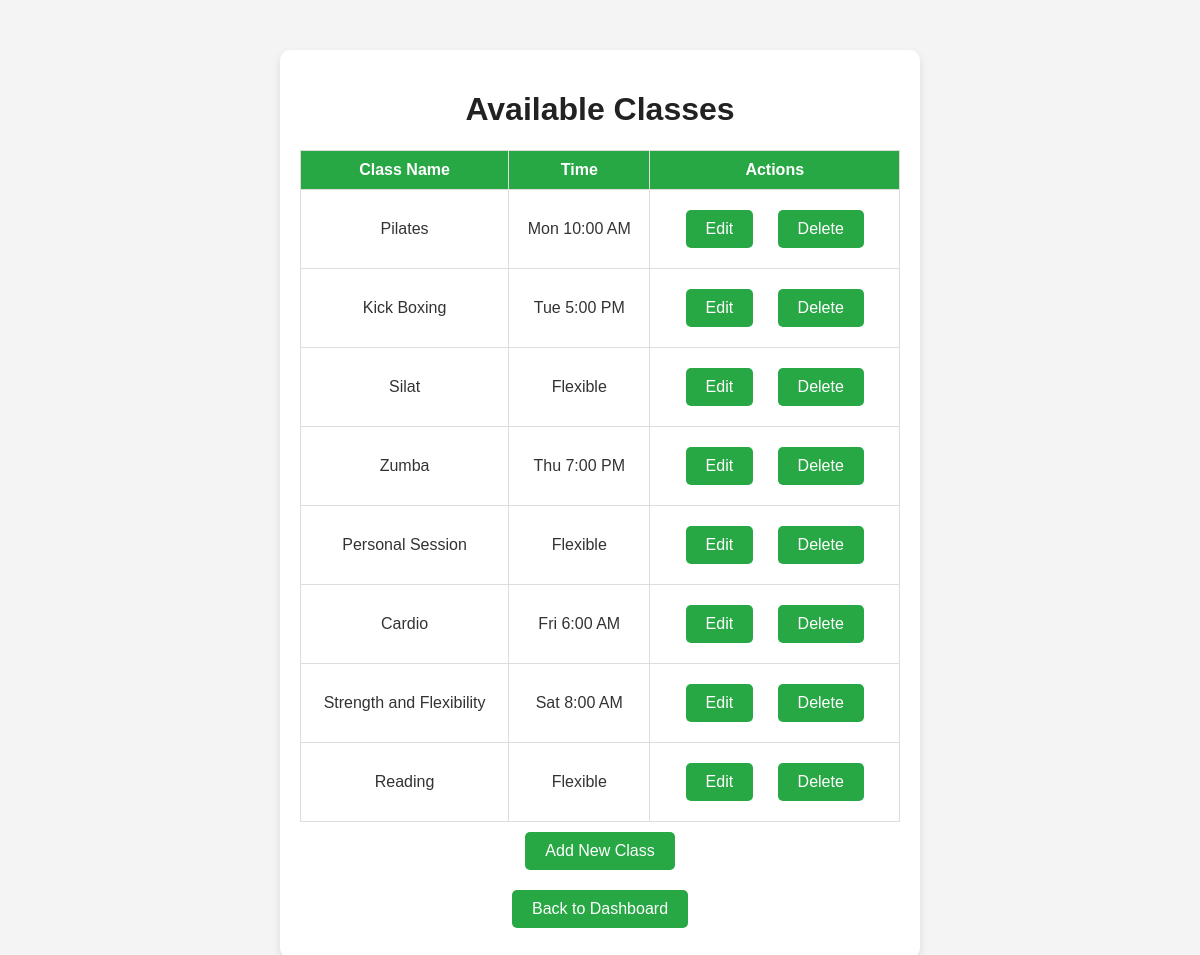
/view_classes (signed in), run on the app's committed database.
### tables this page shows
CREATE TABLE classes (
                id INTEGER PRIMARY KEY,
                class_name TEXT NOT NULL,
                class_time TEXT NOT NULL
                );

### app.py (the view)
@app.route('/view_classes')
def view_classes():
    if 'user' not in session:
        return redirect(url_for('login'))
    role = session.get('role')  # Get role from session
    db = get_db()
    classes = db.execute("SELECT * FROM classes").fetchall()
    return render_template('view_classes.html', classes=classes, role=role)

### app.py (called while the page is built)
@app.before_request
def session_check():
    session.permanent = True
    if request.endpoint not in ['login', 'register', 'static']:  # Allow access to login/register
        if 'user' not in session:
            return redirect(url_for('login'))

def get_db():
    db = getattr(g, '_database', None)
    if db is None:
        db = g._database = sqlite3.connect(DATABASE)
        db.row_factory = sqlite3.Row  # Enable dictionary-like row access
    return db

@app.teardown_appcontext
def close_connection(exception):
    db = getattr(g, '_database', None)
    if db is not None:
        db.close()

@app.before_request
def create_tables():
    db = get_db()
    db.execute('''CREATE TABLE IF NOT EXISTS classes (
                    id INTEGER PRIMARY KEY,
                    class_name TEXT NOT NULL,
                    class_time TEXT NOT NULL
                )''')
    db.execute('''CREATE TABLE IF NOT EXISTS member_classes (
                    member_id INTEGER,
                    class_id INTEGER,
                    FOREIGN KEY (member_id) REFERENCES members (id),
                    FOREIGN KEY (class_id) REFERENCES classes (id)
                )''')
    db.execute('''CREATE TABLE IF NOT EXISTS users (
                    id INTEGER PRIMARY KEY AUTOINCREMENT,
                    username TEXT UNIQUE NOT NULL,
                    email TEXT UNIQUE NOT NULL,
                    password TEXT NOT NULL
                )''')
    db.commit()

@app.after_request
def add_no_cache_headers(response):
    response.headers["Cache-Control"] = "no-cache, no-store, must-revalidate"
    response.headers["Pragma"] = "no-cache"
    response.headers["Expires"] = "0"
    return response

### templates/view_classes.html (shortened to what this page needs)
<!DOCTYPE html>
<html lang="en">
<head>
    <link rel="stylesheet" href="{{ url_for('static', filename='style.css') }}">
</head>
<body>
    <div class="container">
        <h1>Available Classes</h1>
        <table>
            <tr>
                <th>Class Name</th>
                <th>Time</th>
                {% if role == 'staff' %}
                    <th>Actions</th>
                {% endif %}
            </tr>
            {% for class_item in classes %}
            <tr>
                <td>{{ class_item[1] }}</td>
                <td>{{ class_item[2] }}</td>
                {% if role == 'staff' %}
                <td>
                    <a href="{{ url_for('edit_class', class_id=class_item[0]) }}" class="button">Edit</a>
                    <form action="{{ url_for('delete_class_admin', class_id=class_item[0]) }}" method="POST" style="display:inline;">
                      <button type="submit" class="button delete-btn" onclick="return confirm('Are you sure you want to delete this class?');">
                          Delete
                      </button>
                    </form>
                </td>
                {% endif %}
            </tr>
            {% endfor %}
        </table>
        {% if role == 'staff' %}
            <a href="{{ url_for('add_class') }}" class="button">Add New Class</a>
        {% endif %}
        <br>
        <a href="{{ url_for('dashboard') }}" class="button">Back to Dashboard</a>
    </div>
</body>
</html>

### static/style.css (style rules this page uses)
body { font-family: Arial, sans-serif; margin: 0; padding: 0; background-color: #f4f4f4; color: #333; text-align: center; }
.container { width: 90%; max-width: 600px; margin: 50px auto; background: white; padding: 20px; border-radius: 10px; box-shadow: 0 4px 8px rgba(0, 0, 0, 0.1); }
h1, h2 { color: #222; }
button, a.button { display: inline-block; padding: 10px 20px; margin: 10px; background-color: #28a745; color: white; text-decoration: none; border: none; border-radius: 5px; cursor: pointer; font-size: 16px; }
form { display: flex; flex-direction: column; gap: 10px; max-width: 400px; margin: auto; }
table { width: 100%; margin-top: 20px; border-collapse: collapse; }
th, td { padding: 10px; border: 1px solid #ddd; }
th { background-color: #28a745; color: white; }
a { color: #28a745; text-decoration: none; }

### data on the page
classes: class_name "Pilates", class_time "Mon 10:00 AM"
classes: class_name "Kick Boxing", class_time "Tue 5:00 PM"
classes: class_name "Silat", class_time "Flexible"
classes: class_name "Zumba", class_time "Thu 7:00 PM"
classes: class_name "Personal Session", class_time "Flexible"
classes: class_name "Cardio", class_time "Fri 6:00 AM"
classes: class_name "Strength and Flexibility", class_time "Sat 8:00 AM"
classes: class_name "Reading", class_time "Flexible"
